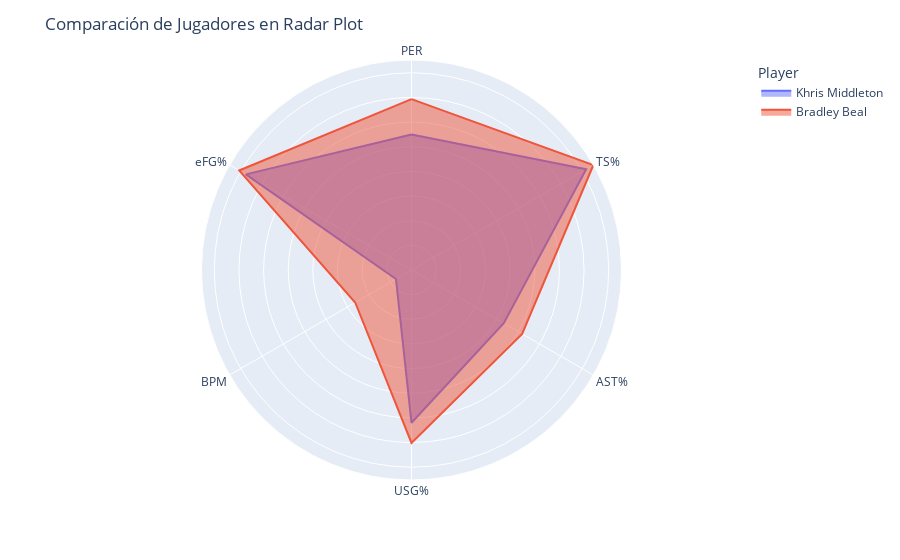

Here is the notebook cell this chart was saved with:
### Code cell
import plotly.express as px
import pandas as pd
           
# Define maximum values for each variable
max_values = {'PER': 30,'TS%': 0.682, 'AST%': 46.5, 'USG%': 40.5,'BPM':11,'eFG%': 0.669}

for col in combined_df.columns[1:]:
    combined_df[col] = combined_df[col] / max_values[col]

display(combined_df)

# Melt the DataFrame to reshape it for the radar plot
combined_melted = pd.melt(combined_df, id_vars=['Player'], var_name='variable', value_name='value')

# Create the radar plot
fig = px.line_polar(
    combined_melted,
    r='value',
    theta='variable',
    line_close=True,
    color='Player'  
)
fig.update_traces( # Línea exterior en negro
    fill='toself'  # Rellenar el área
)

# Añadir título al gráfico
fig.update_layout(polar_radialaxis_showticklabels=False, polar_radialaxis_showline=False,title='Comparación de Jugadores en Radar Plot')
fig.show()

### Figure 1 — Plotly figure (JSON) as saved in the notebook; plotly's stock layout.template omitted (floating-point values rounded to 4 significant figures)
{"data": [{"fill": "toself", "hovertemplate": "Player=Khris Middleton<br>value=%{r}<br>variable=%{theta}<extra></extra>", "legendgroup": "Khris Middleton", "line": {"color": "#636efa", "dash": "solid"}, "marker": {"symbol": "circle"}, "mode": "lines", "name": "Khris Middleton", "r": [0.55, 0.8182, 0.4323, 0.6198, 0.07273, 0.7758, 0.55], "showlegend": true, "subplot": "polar", "theta": ["PER", "TS%", "AST%", "USG%", "BPM", "eFG%", "PER"], "type": "scatterpolar"}, {"fill": "toself", "hovertemplate": "Player=Bradley Beal<br>value=%{r}<br>variable=%{theta}<extra></extra>", "legendgroup": "Bradley Beal", "line": {"color": "#EF553B", "dash": "solid"}, "marker": {"symbol": "circle"}, "mode": "lines", "name": "Bradley Beal", "r": [0.6933, 0.8519, 0.5183, 0.7012, 0.2636, 0.8072, 0.6933], "showlegend": true, "subplot": "polar", "theta": ["PER", "TS%", "AST%", "USG%", "BPM", "eFG%", "PER"], "type": "scatterpolar"}], "layout": {"legend": {"title": {"text": "Player"}, "tracegroupgap": 0}, "margin": {"t": 60}, "polar": {"angularaxis": {"direction": "clockwise", "rotation": 90}, "domain": {"x": [0, 1], "y": [0, 1]}, "radialaxis": {"showline": false, "showticklabels": false}}, "title": {"text": "Comparación de Jugadores en Radar Plot"}}}
